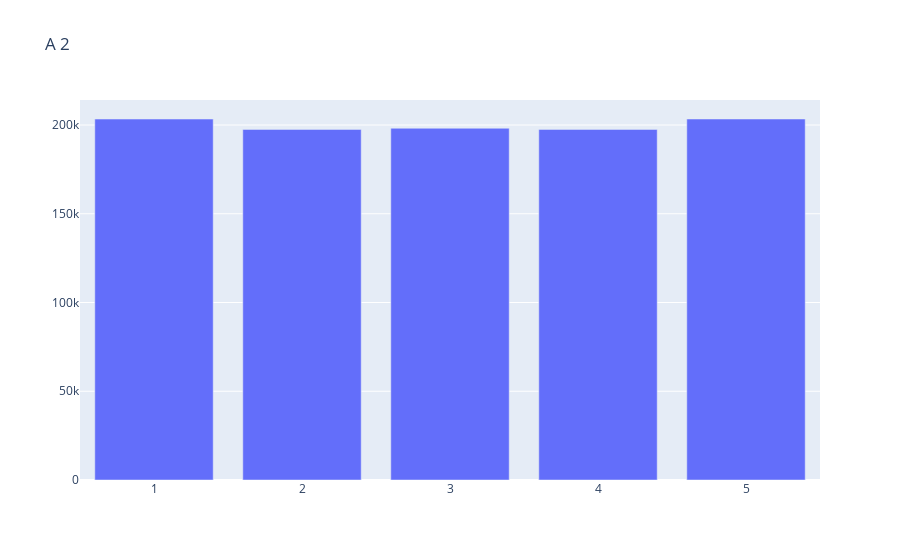

The code cell stored with this chart in its notebook:
### Code cell
x_array = list(pos.keys())
y_array = list(pos.values())
fig = go.Figure(
    data=[go.Bar(x=x_array, y=y_array)],
    layout_title_text="A 2"
)
fig.show()

### Figure 1 — Plotly figure (JSON) as saved in the notebook; plotly's stock layout.template omitted (floating-point values rounded to 4 significant figures)
{"data": [{"type": "bar", "x": [1, 2, 3, 4, 5], "y": [203400.0, 197500.0, 198200.0, 197500.0, 203400.0]}], "layout": {"title": {"text": "A 2"}}}
